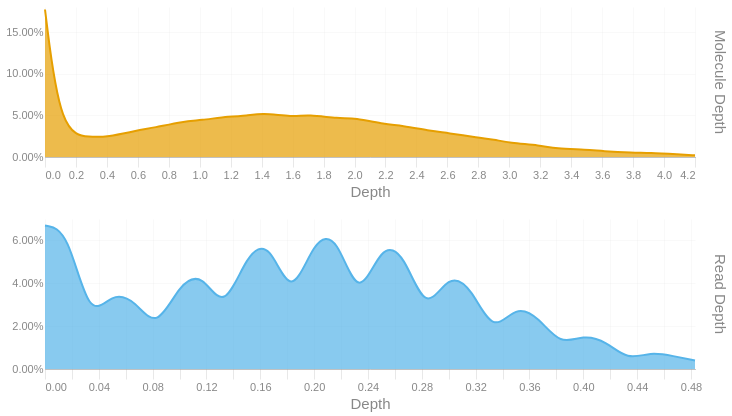

Notebook code cell kept with this figure:
### Code cell
readdep = depth_hist(tb['Read Depth'], q99, 3)
readdep = readdep.with_columns(pl.lit('Read Depth').alias('Metric'))
if not SKIPLR:
    moldep = depth_hist(tb['Molecule Depth'], mol_q99, 1)
    moldep = moldep.with_columns(pl.lit('Molecule Depth').alias('Metric'))
    _hist = pl.concat([readdep, moldep])
    _hist = _hist.filter(pl.col('Proportion') != 0)
    with SafeRender(_hist):
        (
            alt.Chart(_hist)        
            .mark_area(interpolate = "basis")
            .encode(
                x=alt.X('Bin:Q').scale(domainMin=0).axis(alt.Axis(title='Depth')),
                y = alt.Y('Proportion:Q', title = None).axis(format = '.2%'),
                color = alt.Color('Metric:N').legend(None),
                row = alt.Row("Metric:N").header(title = None, labelOrient = 'right'),
                tooltip = [
                    alt.Tooltip("Metric:N", title = "Metric"),
                    alt.Tooltip('Interval:N', title = "Depth Interval"),
                    alt.Tooltip('Proportion:Q', title = "% Alignments").format('.2%')
                ]
            )
            .resolve_scale(x='independent', y='independent')
            .properties(
                height = 150, width = 650,
                usermeta={'embedOptions': {'downloadFileName': f'{samplename}.depth.hist'}}
            )
        ).display()
else:
    readdep = readdep.filter(pl.col('Proportion') != 0)
    with SafeRender(readdep):
        (
            alt.Chart(readdep)        
            .mark_area(interpolate = "basis")
            .encode(
                x=alt.X('Bin:Q').scale(domainMin=0).axis(alt.Axis(title='Depth')),
                y = alt.Y('Proportion:Q', title = None).axis(format = '.2%'),
                tooltip = [
                    alt.Tooltip('Interval:N', title = "Depth Interval"),
                    alt.Tooltip('Proportion:Q', title = "% Alignments").format('.2%')
                ]
            )
            .properties(
                usermeta={'embedOptions': {'downloadFileName': f'{samplename}.depth.hist'}}
            )
        ).display()

### Figure 1 — Vega-Lite specification as saved in the notebook (floating-point values rounded to 4 significant figures)
{"width": 650, "height": 150, "config": {"title": {"anchor": "start", "dy": -15, "fontSize": 18, "color": "#888888", "subtitleColor": "#888888", "subtitleFontSize": 14}, "arc": {"fill": "#0072B2"}, "axis": {"domainColor": "#888888", "domainWidth": 0.5, "gridWidth": 0.2, "grid": false, "titleFontWeight": 400, "titleFontSize": 15, "labelFontSize": 11, "labelColor": "#888888", "tickColor": "#888888", "tickWidth": 0.2, "titleColor": "#888888"}, "axisBand": {"grid": false}, "axisX": {"grid": true, "tickSize": 10, "domainCap": "round"}, "axisY": {"domain": false, "grid": true, "tickSize": 0, "domainCap": "round"}, "background": "transparent", "header": {"labelFontSize": 15, "labelColor": "#888888", "titleFontSize": 15, "titleFontWeight": 600, "titleColor": "#888888"}, "legend": {"labelFont": "sans-serif", "labelFontSize": 12, "labelColor": "#888888", "symbolSize": 100, "symbolType": "circle", "titleFontSize": 12, "titlePadding": 10, "titleColor": "#888888", "title": null}, "range": {"category": ["#E69F00", "#56B4E9", "#009E73", "#F0E442", "#0072B2", "#D55E00", "#CC79A7", "#000000"], "diverging": ["#cfe8f3", "#a2d4ec", "#73bfe2", "#46abdb", "#1696d2", "#12719e"]}, "area": {"fill": "#0072B2", "fillOpacity": 0.7, "line": true, "strokeOpacity": 0.7}, "line": {"color": "#0072B2", "stroke": "#0072B2", "strokeWidth": 2}, "trail": {"color": "#0072B2", "stroke": "#0072B2", "strokeWidth": 0, "size": 1}, "point": {"filled": true, "fillOpacity": 1.0, "size": 95}, "text": {"color": "#888888", "fontSize": 11, "align": "right", "fontWeight": 400, "size": 11}, "bar": {"fill": "#0072B2", "stroke": null}, "view": {"stroke": null, "continuousWidth": 660, "continuousHeight": 400}}, "data": {"name": "data-98f5b443a701a1a33242d80c23291a01"}, "mark": {"type": "area", "interpolate": "basis"}, "encoding": {"color": {"field": "Metric", "legend": null, "type": "nominal"}, "row": {"field": "Metric", "header": {"title": null, "labelOrient": "right"}, "type": "nominal"}, "tooltip": [{"field": "Metric", "title": "Metric", "type": "nominal"}, {"field": "Interval", "title": "Depth Interval", "type": "nominal"}, {"field": "Proportion", "format": ".2%", "title": "% Alignments", "type": "quantitative"}], "x": {"axis": {"title": "Depth"}, "field": "Bin", "scale": {"domainMin": 0}, "type": "quantitative"}, "y": {"axis": {"format": ".2%"}, "field": "Proportion", "title": null, "type": "quantitative"}}, "resolve": {"scale": {"x": "independent", "y": "independent"}}, "usermeta": {"embedOptions": {"downloadFileName": "TF26LRJL0066_5B_10484332_23Y22YLT4_L7.depth.hist"}}, "$schema": "https://vega.github.io/schema/vega-lite/v6.4.1.json", "datasets": {"data-98f5b443a701a1a33242d80c23291a01": [{"Bin": 0.0, "Interval": "0.0-0.017", "Proportion": 0.067, "Metric": "Read Depth"}, {"Bin": 0.017, "Interval": "0.017-0.033", "Proportion": 0.065, "Metric": "Read Depth"}, {"Bin": 0.033, "Interval": "0.033-0.05", "Proportion": 0.022, "Metric": "Read Depth"}, {"Bin": 0.05, "Interval": "0.05-0.067", "Proportion": 0.036, "Metric": "Read Depth"}, {"Bin": 0.067, "Interval": "0.067-0.083", "Proportion": 0.032, "Metric": "Read Depth"}, {"Bin": 0.083, "Interval": "0.083-0.1", "Proportion": 0.018, "Metric": "Read Depth"}, {"Bin": 0.1, "Interval": "0.1-0.117", "Proportion": 0.04, "Metric": "Read Depth"}, {"Bin": 0.117, "Interval": "0.117-0.133", "Proportion": 0.045, "Metric": "Read Depth"}, {"Bin": 0.133, "Interval": "0.133-0.15", "Proportion": 0.026, "Metric": "Read Depth"}, {"Bin": 0.15, "Interval": "0.15-0.167", "Proportion": 0.054, "Metric": "Read Depth"}, {"Bin": 0.167, "Interval": "0.167-0.183", "Proportion": 0.06, "Metric": "Read Depth"}, {"Bin": 0.183, "Interval": "0.183-0.2", "Proportion": 0.031, "Metric": "Read Depth"}, {"Bin": 0.2, "Interval": "0.2-0.217", "Proportion": 0.061, "Metric": "Read Depth"}, {"Bin": 0.217, "Interval": "0.217-0.233", "Proportion": 0.063, "Metric": "Read Depth"}, {"Bin": 0.233, "Interval": "0.233-0.25", "Proportion": 0.03, "Metric": "Read Depth"}, {"Bin": 0.25, "Interval": "0.25-0.267", "Proportion": 0.059, "Metric": "Read Depth"}, {"Bin": 0.267, "Interval": "0.267-0.283", "Proportion": 0.054, "Metric": "Read Depth"}, {"Bin": 0.283, "Interval": "0.283-0.3", "Proportion": 0.025, "Metric": "Read Depth"}, {"Bin": 0.3, "Interval": "0.3-0.317", "Proportion": 0.045, "Metric": "Read Depth"}, {"Bin": 0.317, "Interval": "0.317-0.333", "Proportion": 0.038, "Metric": "Read Depth"}, {"Bin": 0.333, "Interval": "0.333-0.35", "Proportion": 0.016, "Metric": "Read Depth"}, {"Bin": 0.35, "Interval": "0.35-0.367", "Proportion": 0.03, "Metric": "Read Depth"}, {"Bin": 0.367, "Interval": "0.367-0.383", "Proportion": 0.024, "Metric": "Read Depth"}, {"Bin": 0.383, "Interval": "0.383-0.4", "Proportion": 0.011, "Metric": "Read Depth"}, {"Bin": 0.4, "Interval": "0.4-0.417", "Proportion": 0.016, "Metric": "Read Depth"}, {"Bin": 0.417, "Interval": "0.417-0.433", "Proportion": 0.013, "Metric": "Read Depth"}, {"Bin": 0.433, "Interval": "0.433-0.45", "Proportion": 0.004, "Metric": "Read Depth"}, {"Bin": 0.45, "Interval": "0.45-0.467", "Proportion": 0.008, "Metric": "Read Depth"}, {"Bin": 0.467, "Interval": "0.467-0.483", "Proportion": 0.006, "Metric": "Read Depth"}, {"Bin": 0.483, "Interval": "0.483-0.5", "Proportion": 0.004, "Metric": "Read Depth"}, {"Bin": 0.0, "Interval": "0.0-0.1", "Proportion": 0.177, "Metric": "Molecule Depth"}, {"Bin": 0.1, "Interval": "0.1-0.3", "Proportion": 0.027, "Metric": "Molecule Depth"}, {"Bin": 0.3, "Interval": "0.3-0.4", "Proportion": 0.024, "Metric": "Molecule Depth"}, {"Bin": 0.4, "Interval": "0.4-0.6", "Proportion": 0.024, "Metric": "Molecule Depth"}, {"Bin": 0.6, "Interval": "0.6-0.7", "Proportion": 0.032, "Metric": "Molecule Depth"}, {"Bin": 0.7, "Interval": "0.7-0.9", "Proportion": 0.035, "Metric": "Molecule Depth"}, {"Bin": 0.9, "Interval": "0.9-1.0", "Proportion": 0.043, "Metric": "Molecule Depth"}, {"Bin": 1.0, "Interval": "1.0-1.2", "Proportion": 0.044, "Metric": "Molecule Depth"}, {"Bin": 1.2, "Interval": "1.2-1.3", "Proportion": 0.049, "Metric": "Molecule Depth"}, {"Bin": 1.3, "Interval": "1.3-1.4", "Proportion": 0.049, "Metric": "Molecule Depth"}, {"Bin": 1.4, "Interval": "1.4-1.6", "Proportion": 0.053, "Metric": "Molecule Depth"}, {"Bin": 1.6, "Interval": "1.6-1.7", "Proportion": 0.048, "Metric": "Molecule Depth"}, {"Bin": 1.7, "Interval": "1.7-1.9", "Proportion": 0.051, "Metric": "Molecule Depth"}, {"Bin": 1.9, "Interval": "1.9-2.0", "Proportion": 0.046, "Metric": "Molecule Depth"}, {"Bin": 2.0, "Interval": "2.0-2.2", "Proportion": 0.047, "Metric": "Molecule Depth"}, {"Bin": 2.2, "Interval": "2.2-2.3", "Proportion": 0.039, "Metric": "Molecule Depth"}, {"Bin": 2.3, "Interval": "2.3-2.5", "Proportion": 0.038, "Metric": "Molecule Depth"}, {"Bin": 2.5, "Interval": "2.5-2.6", "Proportion": 0.031, "Metric": "Molecule Depth"}, {"Bin": 2.6, "Interval": "2.6-2.8", "Proportion": 0.029, "Metric": "Molecule Depth"}, {"Bin": 2.8, "Interval": "2.8-2.9", "Proportion": 0.023, "Metric": "Molecule Depth"}, {"Bin": 2.9, "Interval": "2.9-3.0", "Proportion": 0.021, "Metric": "Molecule Depth"}, {"Bin": 3.0, "Interval": "3.0-3.2", "Proportion": 0.017, "Metric": "Molecule Depth"}, {"Bin": 3.2, "Interval": "3.2-3.3", "Proportion": 0.014, "Metric": "Molecule Depth"}, {"Bin": 3.3, "Interval": "3.3-3.5", "Proportion": 0.01, "Metric": "Molecule Depth"}, {"Bin": 3.5, "Interval": "3.5-3.6", "Proportion": 0.009, "Metric": "Molecule Depth"}, {"Bin": 3.6, "Interval": "3.6-3.8", "Proportion": 0.007, "Metric": "Molecule Depth"}, {"Bin": 3.8, "Interval": "3.8-3.9", "Proportion": 0.005, "Metric": "Molecule Depth"}, {"Bin": 3.9, "Interval": "3.9-4.1", "Proportion": 0.005, "Metric": "Molecule Depth"}, {"Bin": 4.1, "Interval": "4.1-4.2", "Proportion": 0.003, "Metric": "Molecule Depth"}, {"Bin": 4.2, "Interval": "4.2-4.35", "Proportion": 0.002, "Metric": "Molecule Depth"}]}}
